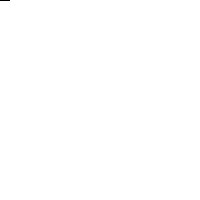
Frame 1 (no input)
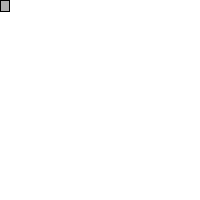
Frame 60 (the mouse pressed at the canvas centre just before this capture)
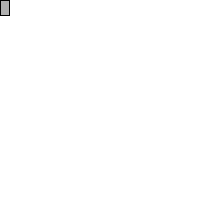
Frame 120 (the mouse held since frame 60 and released just before this capture)

The Processing sketch that drew these frames (run headless with seeded random() and noise(); from frame 60 on, the mouse is pressed at the canvas centre):

// Processing sketch: random_numbers
// ── random_numbers.pde
float [] randomCounts;

void setup(){
  size(200,200);
  randomCounts=new float[10]; //declara un array de de 10 elementos tipo float
}

void draw(){
  background(255);
  
  //genera un numero aleatorio e incrementa el contador
  
  int index=int (random(randomCounts.length));
  randomCounts[index]++; //establece que elemnto del array (barras) es afectada por el incremnto de tamanho
  
  //Draw a rectangle to graph results
  stroke (0);
  fill(175);
  int x=0;
  //for (int x=0;x < randomCounts.length;x++){
     rect(x*20,0,9,randomCounts[x]);
  //}

}
